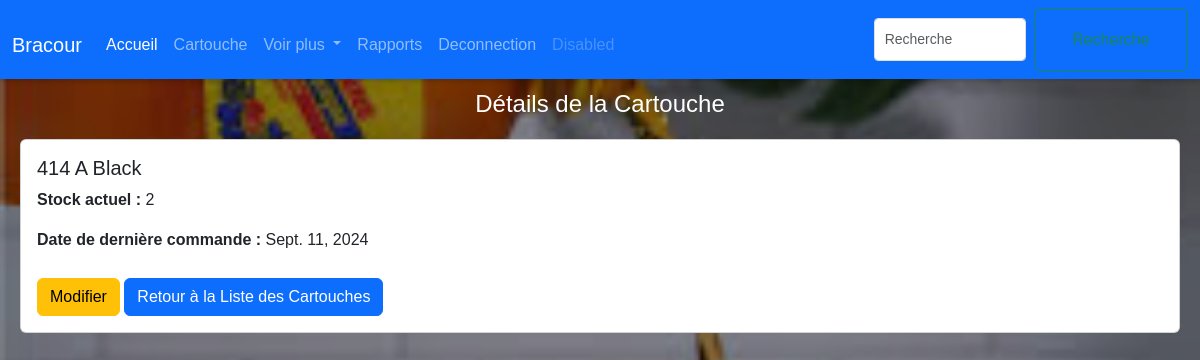
The app's page /cartouche/5/ (signed in) with its own data.
### cartouches/models.py (models this page shows, shortened)
class CartoucheModel(models.Model):
    nom = models.CharField(max_length=100, unique=True)
    stock_actuel = models.PositiveIntegerField(default=0)
    date_derniere_commande = models.DateField(null=True, blank=True)

### cartouches/views.py (the view)
# urls.py: path('cartouche/<int:pk>/', detail_cartouche, name='detail_cartouche'),
@login_required(login_url='connect_name')
def detail_cartouche(request, pk):
    cartouche = get_object_or_404(CartoucheModel, pk=pk)
    return render(request, 'cartouches/detail_cartouche_test.html', {'cartouche': cartouche})

### cartouches/templates/cartouches/detail_cartouche_test.html
{% extends "cartouches/base2.html" %}
{% block liste%}
    <h1>Détails de la Cartouche</h1>
    <div class="card">
        <div class="card-body">
            <h5 class="card-title">{{ cartouche.nom }}</h5>
            <p class="card-text"><strong>Stock actuel :</strong> {{ cartouche.stock_actuel }}</p>
            <p class="card-text"><strong>Date de dernière commande :</strong> {{ cartouche.date_derniere_commande }}</p>
            <a href="{% url 'update_cartouche' cartouche.pk %}" class="btn btn-warning">Modifier</a>
            <a href="{% url 'list_cartouches' %}" class="btn btn-primary">Retour à la Liste des Cartouches</a>
        </div>
    </div>
{% endblock %}

### static/css/basestyle.css (style rules this page uses)
body { margin: 0; padding: 0; font-family: Arial, sans-serif; background: url('/static/images/images2.jpg') no-repeat center center fixed; background-size: cover; overflow-x: hidden; }
body::before { content: ''; position: fixed; top: 0; left: 0; width: 100%; height: 100%; background: rgba(0, 0, 0, 0.4); z-index: -1; }
h1 { font-size: 24px; margin: 20px 0; text-align: center; }
a { text-decoration: none; color: #007bff; display: block; text-align: center; margin-top: 10px; }

### records on screen
CartoucheModel: nom "414 A Black", stock_actuel "2", date_derniere_commande "Sept. 11, 2024"
